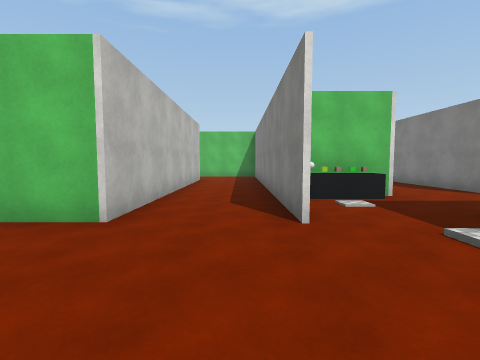
View 1 (above)

24 first-person views from a walk through a scene from a Unity 3-D project. The camera is 1.5 m above the floor, tilts 4° down and sees 85° across. The floor is counted in squares, 2 m on a side. Each view is taken from the middle of a square. On the plan, view 1 faces up. The plan holds only what a view shows up to about 9 squares ahead; the rest is blank. The place goes on beyond the plan. The player is left out. Surface patterns are stand-ins for the level's own textures.

View 2
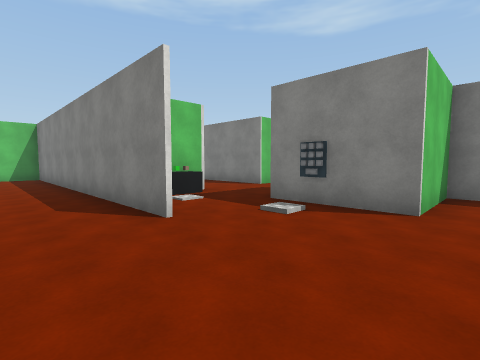

View 3
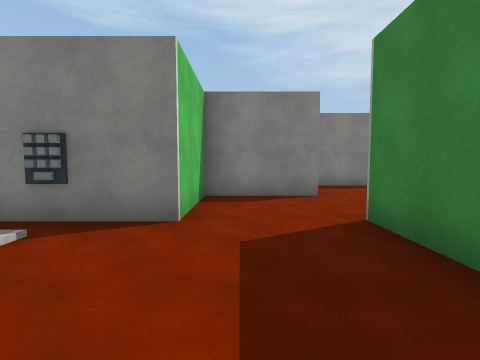

View 4
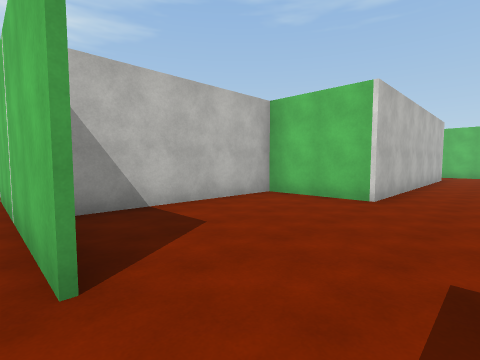

View 5
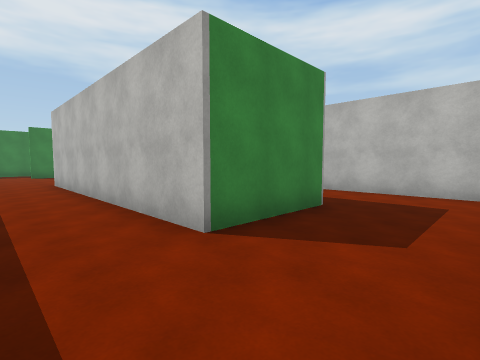

View 6
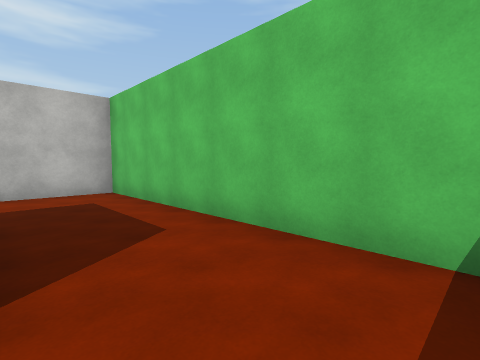

View 7
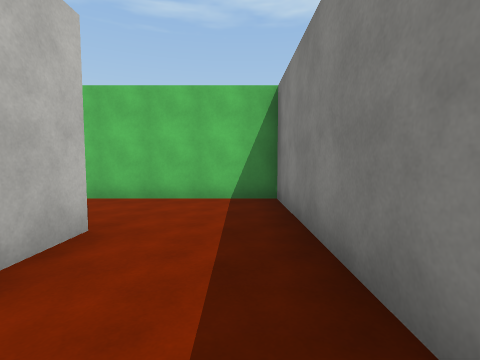

View 8
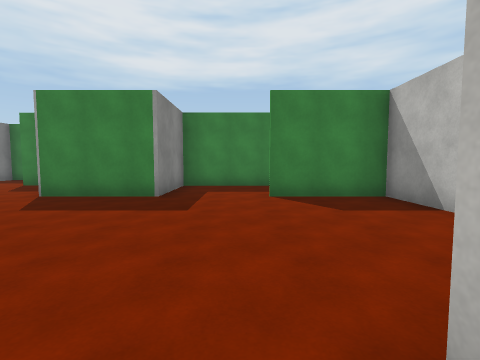

View 9
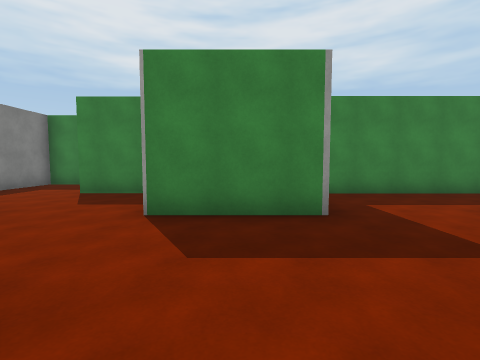

View 10
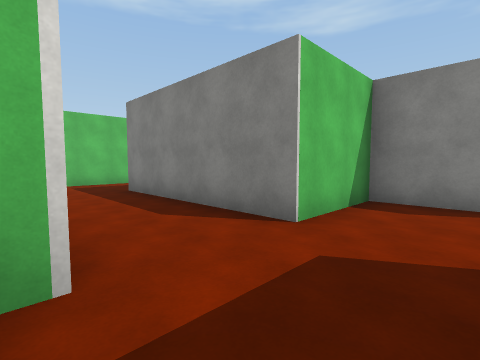

View 11
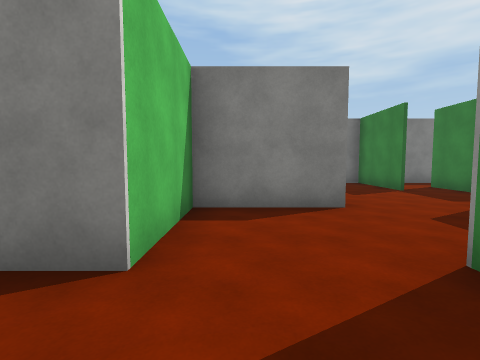

View 12
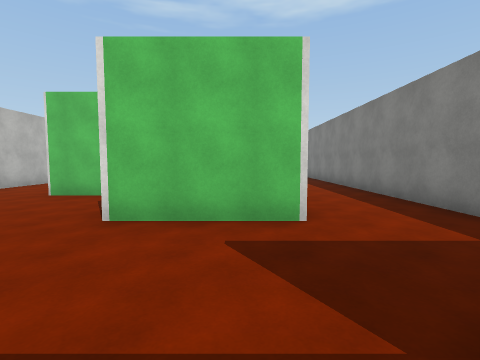

View 13
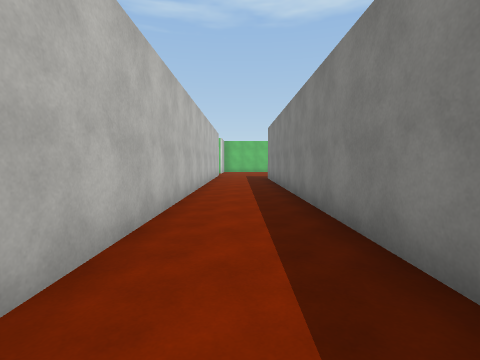

View 14
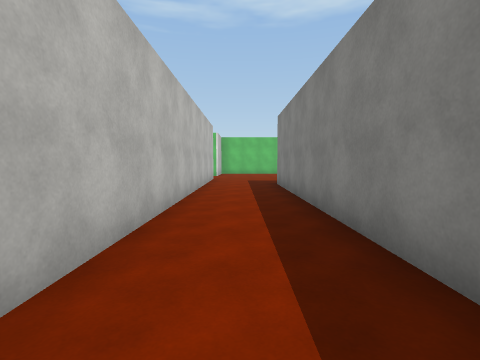

View 15
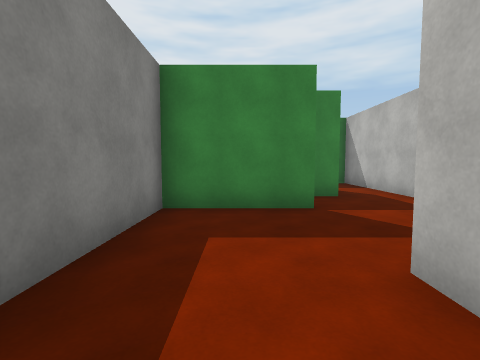

View 16
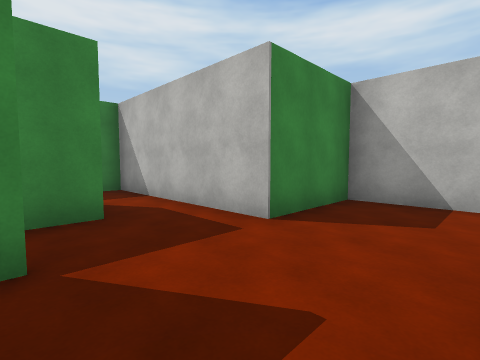

View 17
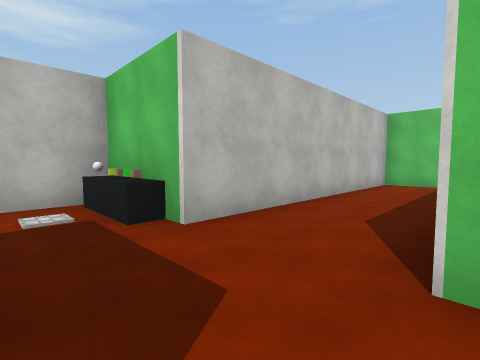

View 18
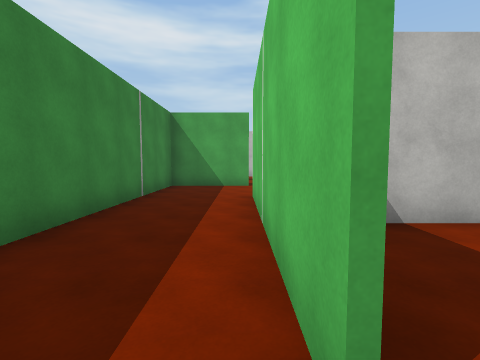

View 19
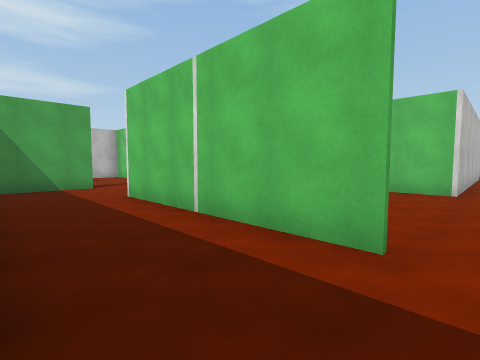

View 20
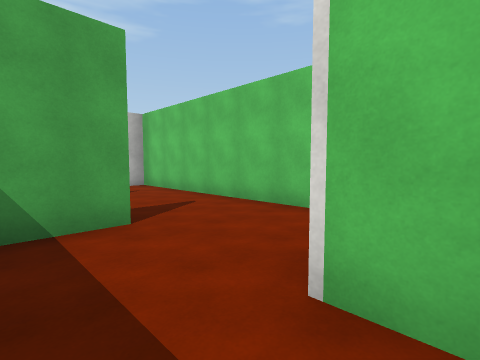

View 21
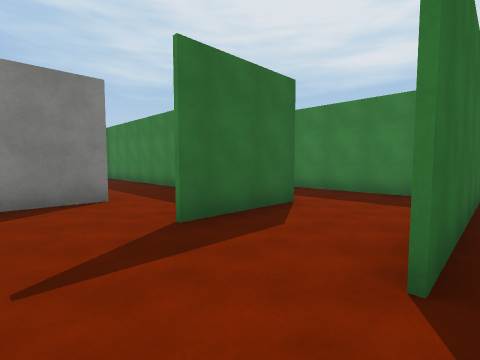

View 22
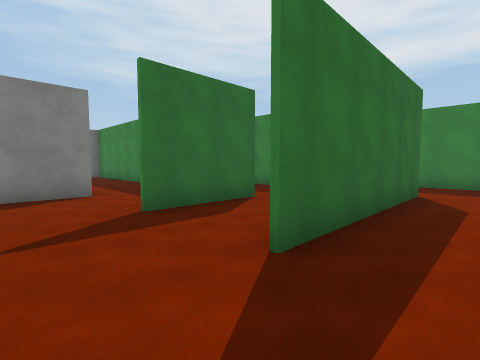

View 23
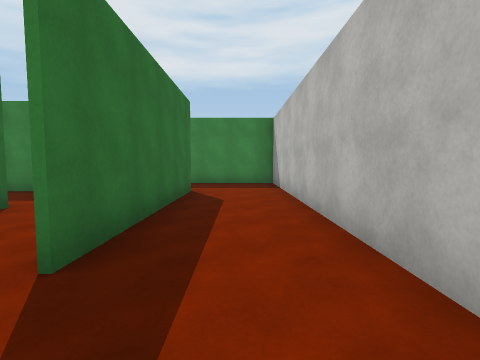

View 24
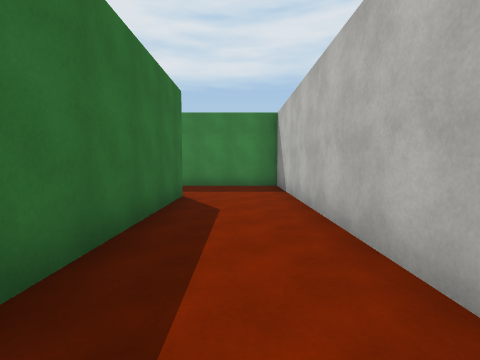

### Floor plan
Ten units are one square. View 1 is at (0, 0); x grows to the right and y downward. Boxes are objects, and circles mark ways between rooms. Rooms are numbered by the first view taken in them; rooms with no view inside come last. Other rooms are left out.
<svg viewBox="-147 -160 285 256">
<path fill="none" stroke="#000" d="M8 -31 8 -133 -67 -133 -67 -104M8 26 8 16 34 16M-42 -108 -17 -108 -17 -32 -42 -32 -42 16 -16 16M58 18 58 -8 33 -8 33 -25M42 41 59 41M83 44 83 24M58 -29 58 -8 83 -8 83 24M108 -8 133 -8 133 -155M33 -25 33 -34M98 7 118 7M65 -133 34 -133 34 -57 8 -57 8 -41M108 -155 108 -32 83 -32 83 -57 58 -57 58 -109M-16 17 -67 17 -67 1M-91 16 -91 41 8 41 8 26M-81 -8 -96 -8M-92 42 -92 16M-96 -8 -125 -8M-118 66 -70 66M-117 68 -117 16M-125 -8 -142 -8 -142 91 -111 91M72 66 83 66 83 44"/>
<rect x="25" y="-25" width="10" height="10" fill="#bbb"><title>other object</title></rect>
<rect x="15" y="-55" width="10" height="10" fill="#bbb"><title>other object</title></rect>
<circle cx="25" cy="-35" r="3" fill="#2a7"/>
<circle cx="-5" cy="20" r="3" fill="#2a7"/>
<circle cx="65" cy="40" r="3" fill="#2a7"/>
<circle cx="-90" cy="5" r="3" fill="#2a7"/>
<circle cx="-120" cy="5" r="3" fill="#2a7"/>
<text x="0" y="-40">1</text>
<text x="80" y="-50">2</text>
<text x="-50" y="20">3</text>
<text x="-100" y="30">4</text>
<text x="-50" y="90">5</text>
</svg>
Room 1 opens to room 2. Room 1 opens to room 3. Room 1 opens to room 5. Room 3 opens to room 4. Room 4 opens to room 5.

Where each view was taken, in squares from view 1:
view 1: 0 up, 0 right, facing up
view 2: 0 up, 1 left, facing up-right
view 3: 0 up, 0 right, facing right
view 4: 2 down, 0 right, facing up-left
view 5: 13 up, 0 right, facing down-left
view 6: 11 up, 0 right, facing up-left
view 7: 8 up, 0 right, facing up
view 8: 4 up, 1 left, facing down
view 9: 2 up, 2 right, facing down
view 10: 4 up, 3 right, facing up-right
view 11: 5 up, 4 right, facing right
view 12: 0 up, 10 right, facing up
view 13: 4 up, 12 right, facing up
view 14: 7 up, 12 right, facing up
view 15: 5 up, 12 right, facing down
view 16: 3 up, 11 right, facing down-left
view 17: 4 up, 6 right, facing up-left
view 18: 2 down, 1 left, facing left
view 19: 4 down, 1 left, facing up-left
view 20: 3 down, 6 left, facing up-left
view 21: 0 up, 12 left, facing down-right
view 22: 0 up, 13 left, facing down-right
view 23: 0 up, 13 left, facing down
view 24: 1 down, 13 left, facing down
